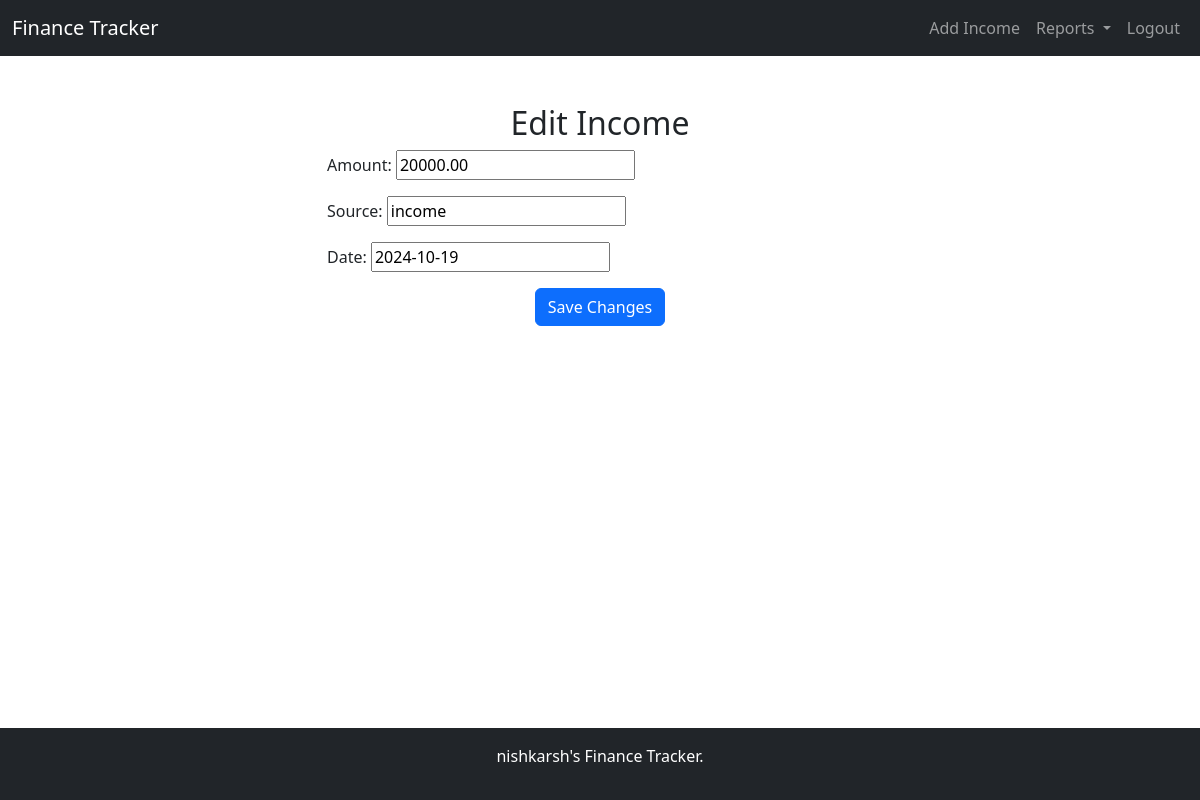
The page /tracker1/edit-income/2/ (signed in) on the database its author committed.
### tracker1/models.py (models this page shows, shortened)
class Income(models.Model):
    user = models.ForeignKey(User, on_delete=models.CASCADE)
    amount = models.DecimalField(max_digits=10, decimal_places=2)
    source = models.CharField(max_length=255)
    date = models.DateField()

### tracker1/views.py (the view)
# urls.py: path('edit-income/<int:pk>/', views.edit_income, name='edit_income'),
@login_required
def edit_income(request, pk):
    income = Income.objects.get(pk=pk, user=request.user)
    if request.method == 'POST':
        form = IncomeForm(request.POST, instance=income)
        if form.is_valid():
            form.save()
            return redirect('dashboard')
    else:
        form = IncomeForm(instance=income)
    return render(request, 'edit_income.html', {'form': form})

### tracker1/forms.py
class IncomeForm(forms.ModelForm):
    class Meta:
        model = Income
        fields = ['amount', 'source', 'date']

### tracker1/templates/edit_income.html (shortened to what this page needs)
{% extends 'base.html' %}
{% block content %}
<h2 class="text-center">Edit Income</h2>
<div class="row justify-content-center">
    <div class="col-md-6">
        <form method="POST">
            {{ form.as_p }}
            <div class="text-center">
                <button type="submit" class="btn btn-primary">Save Changes</button>
            </div>
        </form>
    </div>
</div>
{% endblock %}

### templates/base.html (style rules this page uses)
body { min-height: 100vh; display: flex; flex-direction: column; }

### rows shown on the page
Income: amount "20000.00", source "income", date "2024-10-19"
